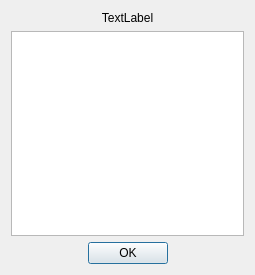
<?xml version="1.0" encoding="UTF-8"?>
<ui version="4.0">
 <class>ItemsListDialog</class>
 <widget class="QDialog" name="ItemsListDialog">
  <property name="geometry">
   <rect>
    <x>0</x>
    <y>0</y>
    <width>255</width>
    <height>275</height>
   </rect>
  </property>
  <property name="sizePolicy">
   <sizepolicy hsizetype="Preferred" vsizetype="Preferred">
    <horstretch>0</horstretch>
    <verstretch>0</verstretch>
   </sizepolicy>
  </property>
  <property name="minimumSize">
   <size>
    <width>255</width>
    <height>275</height>
   </size>
  </property>
  <property name="maximumSize">
   <size>
    <width>500</width>
    <height>700</height>
   </size>
  </property>
  <property name="windowTitle">
   <string>Dialog</string>
  </property>
  <layout class="QGridLayout" name="gridLayout">
   <item row="0" column="0">
    <widget class="QLabel" name="label">
     <property name="frameShape">
      <enum>QFrame::NoFrame</enum>
     </property>
     <property name="text">
      <string>TextLabel</string>
     </property>
     <property name="textFormat">
      <enum>Qt::RichText</enum>
     </property>
     <property name="alignment">
      <set>Qt::AlignCenter</set>
     </property>
    </widget>
   </item>
   <item row="1" column="0">
    <widget class="QListWidget" name="listWidget"/>
   </item>
   <item row="2" column="0">
    <widget class="QDialogButtonBox" name="buttonBox">
     <property name="orientation">
      <enum>Qt::Horizontal</enum>
     </property>
     <property name="standardButtons">
      <set>QDialogButtonBox::Ok</set>
     </property>
     <property name="centerButtons">
      <bool>true</bool>
     </property>
    </widget>
   </item>
  </layout>
 </widget>
 <resources/>
 <connections>
  <connection>
   <sender>buttonBox</sender>
   <signal>accepted()</signal>
   <receiver>ItemsListDialog</receiver>
   <slot>accept()</slot>
   <hints>
    <hint type="sourcelabel">
     <x>248</x>
     <y>254</y>
    </hint>
    <hint type="destinationlabel">
     <x>157</x>
     <y>274</y>
    </hint>
   </hints>
  </connection>
  <connection>
   <sender>buttonBox</sender>
   <signal>rejected()</signal>
   <receiver>ItemsListDialog</receiver>
   <slot>reject()</slot>
   <hints>
    <hint type="sourcelabel">
     <x>316</x>
     <y>260</y>
    </hint>
    <hint type="destinationlabel">
     <x>286</x>
     <y>274</y>
    </hint>
   </hints>
  </connection>
 </connections>
</ui>
